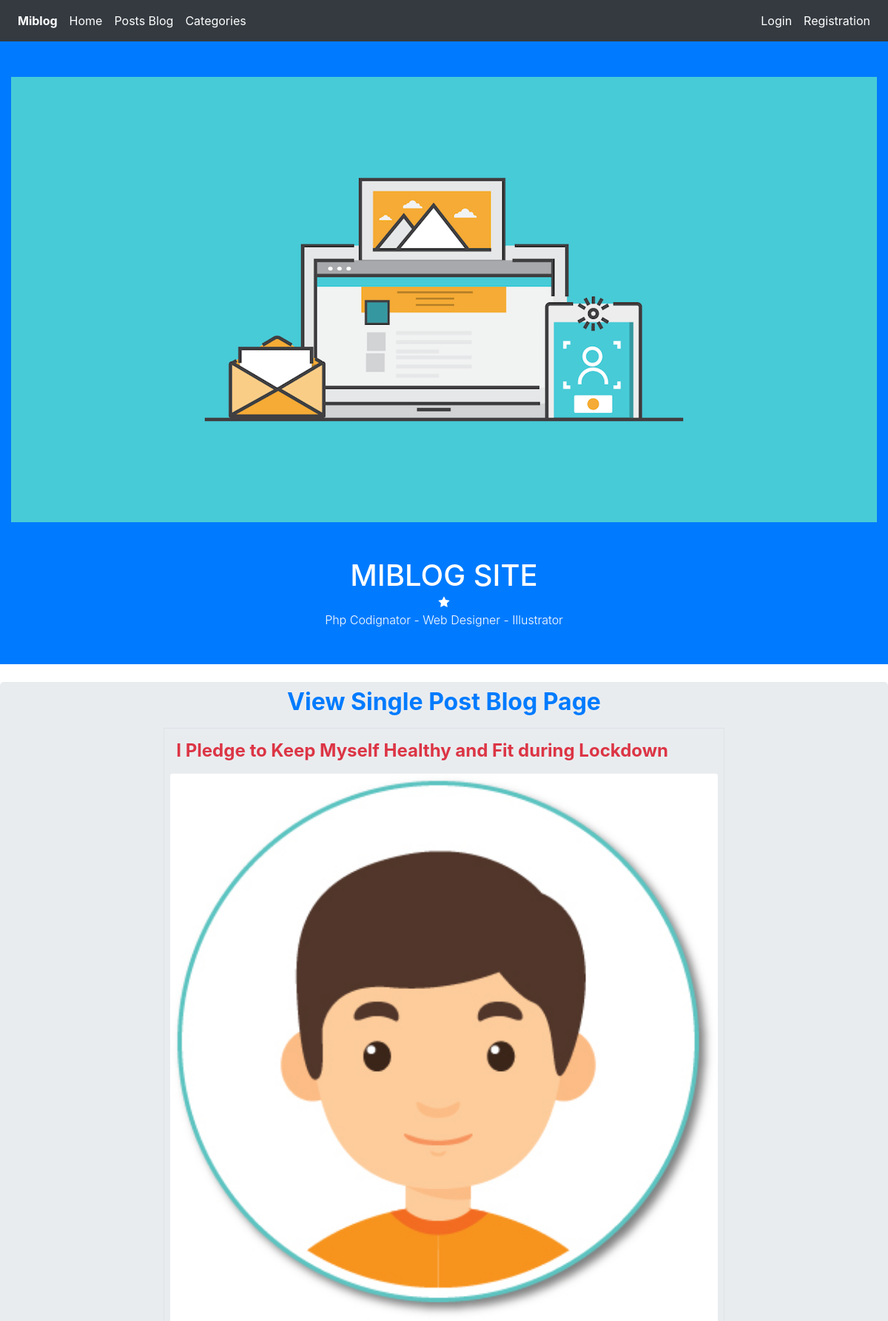
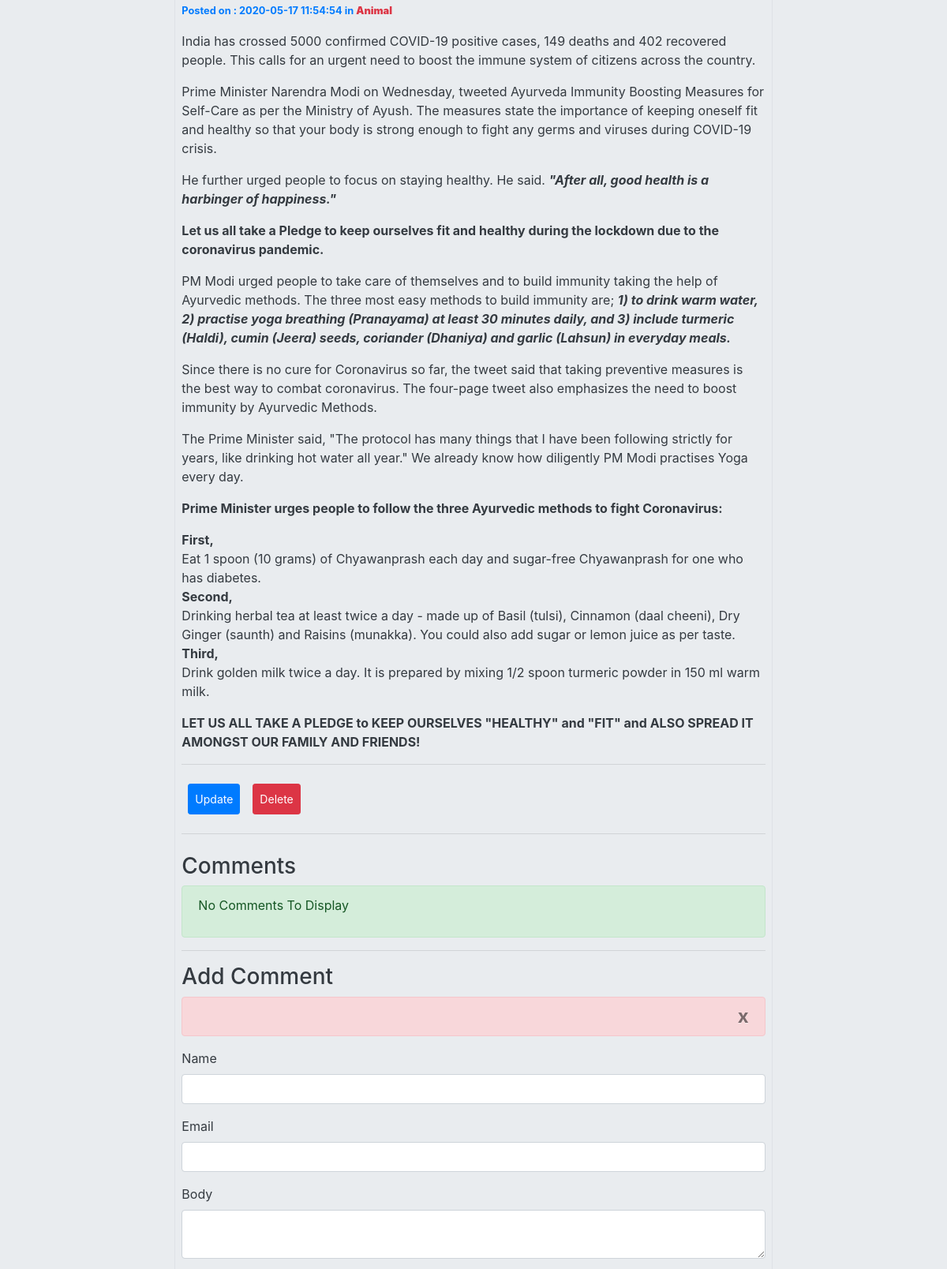
Page /posts/I-Pledge-to-Keep-Myself-Healthy-and-Fit-during-Lockdown (upper part) on the committed database (2 pictures, top to bottom).
### tables this page shows
CREATE TABLE `posts` (
  `id` int(11) NOT NULL,
  `category_id` int(11) NOT NULL,
  `user_id` int(11) NOT NULL,
  `title` varchar(255) NOT NULL,
  `slug` varchar(255) NOT NULL,
  `body` text NOT NULL,
  `post_image` varchar(255) NOT NULL,
  `created_at` timestamp NOT NULL DEFAULT current_timestamp()
);

CREATE TABLE `categories` (
  `category_id` int(11) NOT NULL,
  `category_name` varchar(255) NOT NULL,
  `created_at` timestamp NOT NULL DEFAULT current_timestamp()
);

### application/controllers/Posts.php (called while the page is built, shortened)
<?php
	class Posts extends CI_Controller{
		public function view($slug = NULL){
			$data['post'] = $this->Post_model->get_posts($slug);
			$post_id = $data['post']['id'];
			$data['comments']= $this->Comment_model->get_comments($post_id);
			$data['categories'] = $this->Post_model->get_posts($slug);
			$this->load->view('templates/header');
			$this->load->view('posts/view' , $data);
			$this->load->view('templates/footer');
		}
	}
?>

### index.php (called while the page is built, shortened)
<?php
require_once BASEPATH.'core/CodeIgniter.php';

### application/models/Post_model.php (called while the page is built, shortened)
<?php
	class Post_model extends CI_Model{
		public function get_posts($slug = FALSE, $limit = FALSE, $offset = FALSE){
			$this->db->order_by('posts.id','DESC');
			$this->db->join('categories','categories.category_id = posts.category_id');
			$query = $this->db->get_where('posts',array('slug' => $slug));
			return $query->row_array();
		}
	}
?>

### application/views/posts/view.php (the view, shortened to what this page needs)
<section class="jumbotron py-2">
   <h2 class="text-center pb-2 text-primary font-weight-bold">View Single Post Blog Page</h2>
   <div class="container col-md-8 text-dark border p-2 m-auto">
		<h4 class="text-danger p-2 font-weight-bold"> <?php echo $post['title']; ?> </h2>
		<img class="card-img-top" src="<?php echo base_url(); ?>assets/images/posts/<?php echo $post['post_image']; ?>"
			alt="post_image">
		<small class="text-primary font-weight-bold m-auto"> Posted on : <?php echo $post['created_at']; ?>
		in <strong class="text-danger"><?php echo $categories['category_name']; ?></strong>
		</small>
		<p><?php echo $post['body']; ?></p>
   	    <hr>
   	    <div class="d-flex">
			<a class="btn btn-primary btn-sm p-2 m-2 pull-left" href="edit/<?php echo $post['slug']; ?>">Update</a>
			<?php echo form_open('posts/delete/'.$post['id']); ?>
				<button type="submit" class="btn btn-danger btn-sm p-2 m-2 pull-right">Delete</button>
			</form>
		</div>
		<hr>
		<div class="pb-4 mt-4">
			<h3>Comments</h3>
			<div class="alert alert-success">
				<?php if($comments) : ?>
					<?php foreach($comments as $comment) : ?>
						<div class="well">
							<h6><?php echo $comment['body']; ?> [by <strong><?php echo $comment['name']; ?></strong>]</h6>
						</div>
					<?php endforeach; ?>
				<?php else : ?>
					<p>No Comments To Display</p>
				<?php endif; ?>
			</div>
			<hr>
			<h3> Add Comment </h3>
			<div class="alert alert-danger" role="alert">
		  		<span class="p-2 m-auto">
		  		 	<button type="button" class="close" data-dismiss="alert">x</button>
		  		</span>
			</div>
			<?php echo form_open('comments/create/'.$post['id']); ?>
			  <div class="form-group">
				<label>Name</label>
				<input type="text" class="form-control" name="name">
			  </div>
			  <div class="form-group">
				<label>Email</label>
				<input type="email" class="form-control" name="email">
			  </div>
			  <div class="form-group">
				<label>Body</label>
				<textarea class="form-control" name="body" placeholder="Add Body"> </textarea>
			  </div>
		  </form>
		</div>
   </div>
</section>

### assets/css/style.css (style rules this page uses)
p { position: relative ; }

### rows in the picture
posts: title "I Pledge to Keep Myself Healthy and Fit during Lockdown", post_image (placeholder picture), category.created_at "2020-05-17 11:54:54", category.category_name "Animal", body "India has crossed 5000 confirmed COVID-19 positive cases, 149 deaths and 402 recovered people. This calls for an urgent need to boost the immune system of citizens across the country. Prime Minister Narendra Modi on Wednesday, tweeted Ayurveda Immunity Boosting Measures for Self-Care as per the Ministry of Ayush. The measures state the importance of keeping oneself fit and healthy so that your body is strong enough to fight any germs and viruses during COVID-19 crisis. He further urged people to focus on staying healthy. He said. \"After all, good health is a harbinger of happiness.\" Let us all take a Pledge to keep ourselves fit and healthy during the lockdown due to the coronavirus…"
